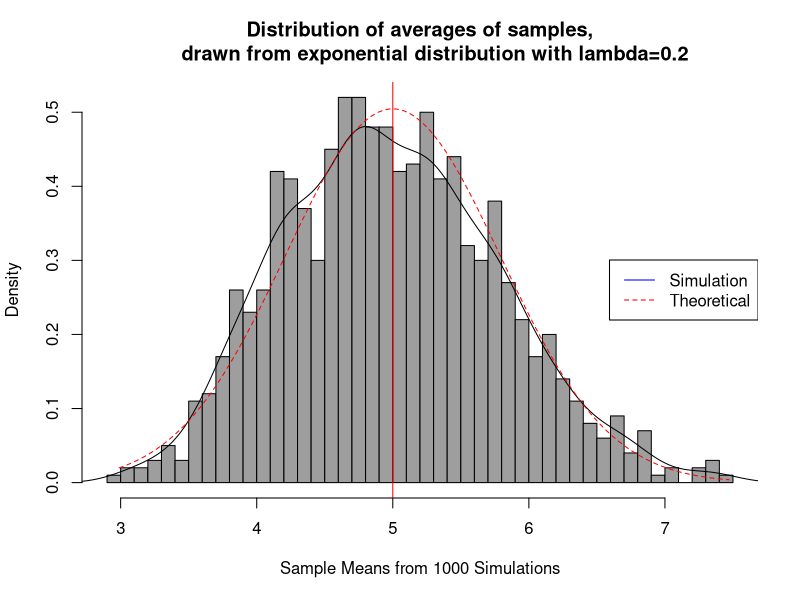
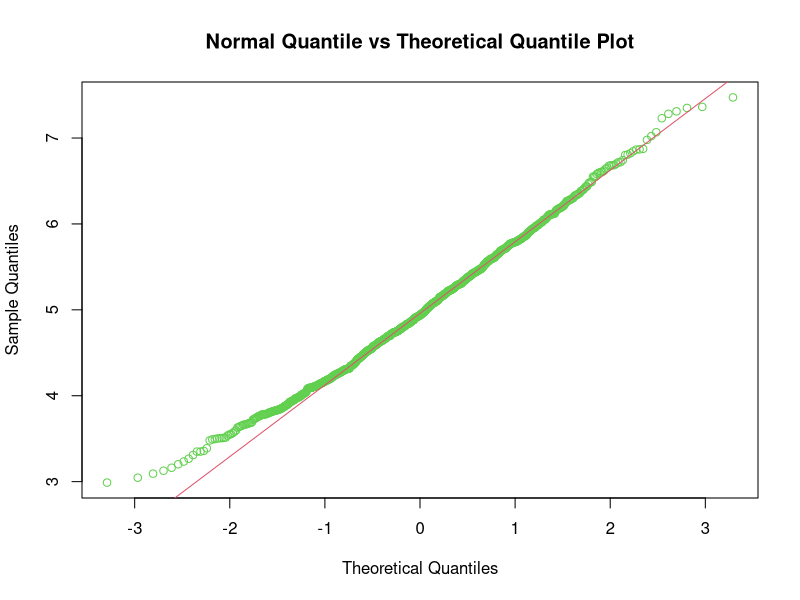
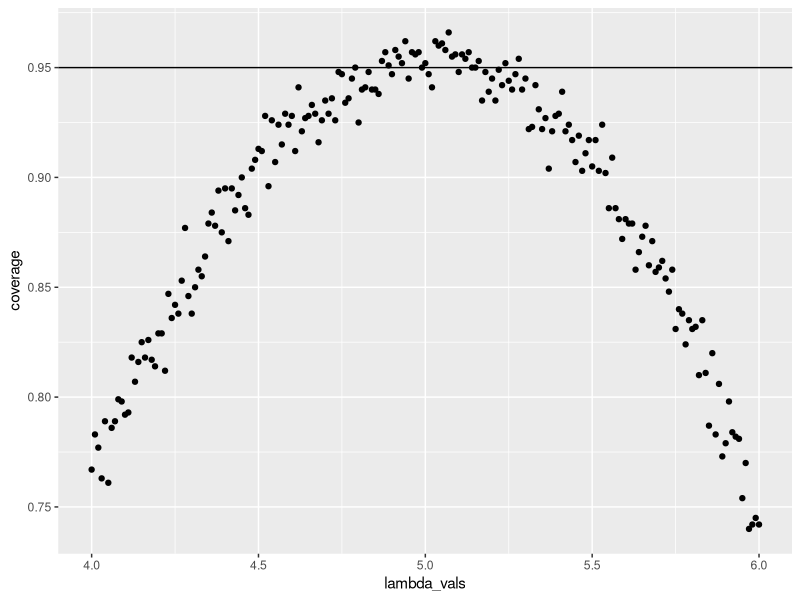

Here is the R script that generated these plots, in order:
## ---- chunk 1
set.seed(3)
lambda <- 0.2
num_sim <- 1000
sample_size <- 40
sim <- matrix(rexp(num_sim*sample_size, rate=lambda), num_sim, sample_size)
row_means <- rowMeans(sim)
## ---- chunk 2
# plot the histogram of averages
hist(row_means, breaks=50, prob=TRUE,
     main="Distribution of averages of samples,
     drawn from exponential distribution with lambda=0.2",
     xlab="Sample Means from 1000 Simulations",col = 8)
# density of the averages of samples
lines(density(row_means))
# theoretical center of distribution
abline(v=1/lambda, col="red")
# theoretical density of the averages of samples
xfit <- seq(min(row_means), max(row_means), length=100)
yfit <- dnorm(xfit, mean=1/lambda, sd=(1/lambda/sqrt(sample_size)))
lines(xfit, yfit, pch=22, col="red", lty=2)
# add legend
legend('right', c("Simulation", "Theoretical"), lty=c(1,2), col=c("blue", "red"))
## ---- chunk 3
qqnorm(row_means,main = "Normal Quantile vs Theoretical Quantile Plot",col=3); qqline(row_means,col=2)
## ---- chunk 4
lambda_vals <- seq(4, 6, by=0.01)
coverage <- sapply(lambda_vals, function(lamb) {
    mu_hats <- rowMeans(matrix(rexp(sample_size*num_sim, rate=0.2),
                               num_sim, sample_size))
    ll <- mu_hats - qnorm(0.975) * sqrt(1/lambda**2/sample_size)
    ul <- mu_hats + qnorm(0.975) * sqrt(1/lambda**2/sample_size)
    mean(ll < lamb & ul > lamb)
})

library(ggplot2)
qplot(lambda_vals, coverage) + geom_hline(yintercept=0.95)
